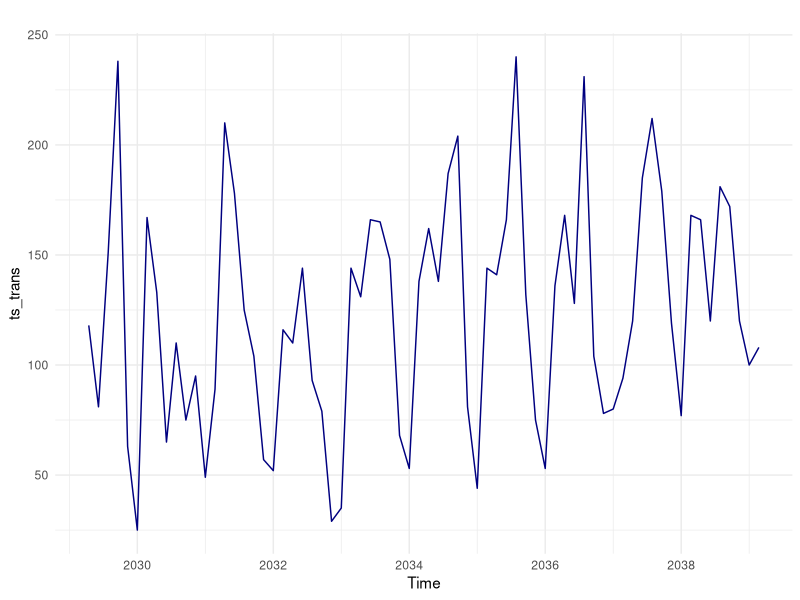
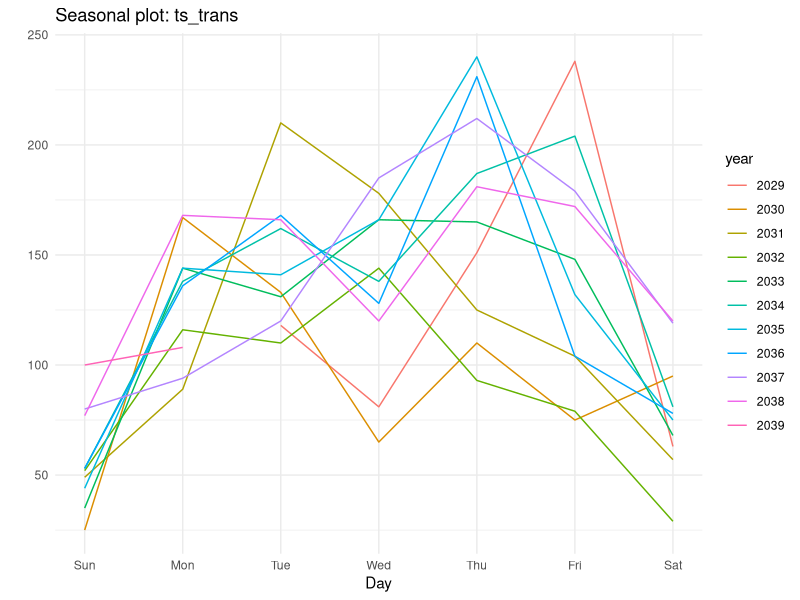
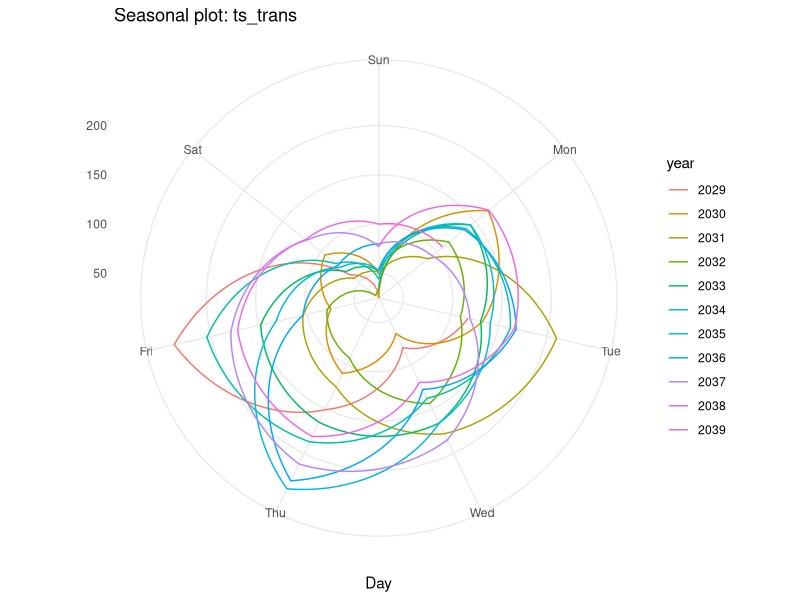
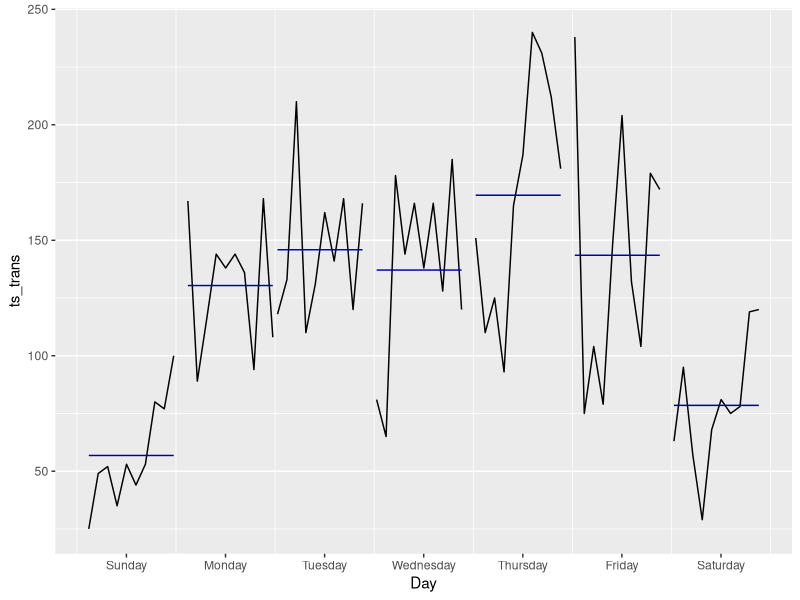
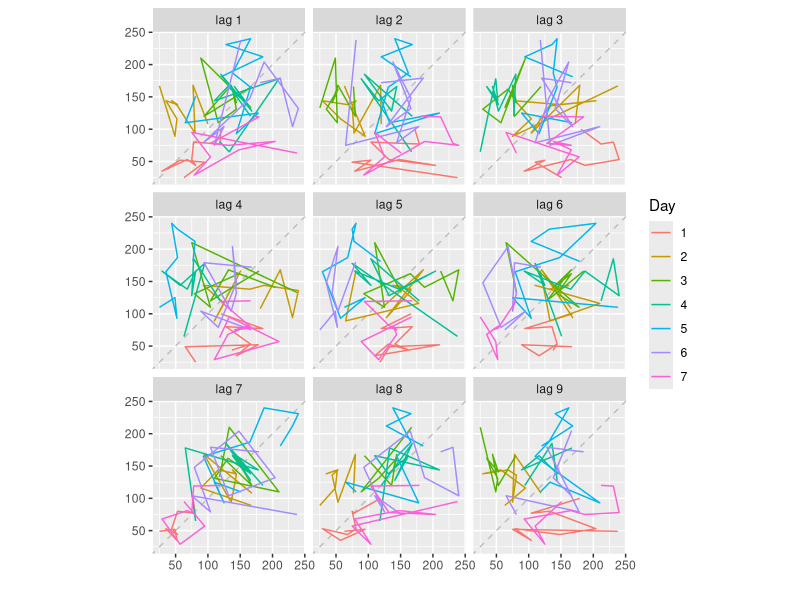
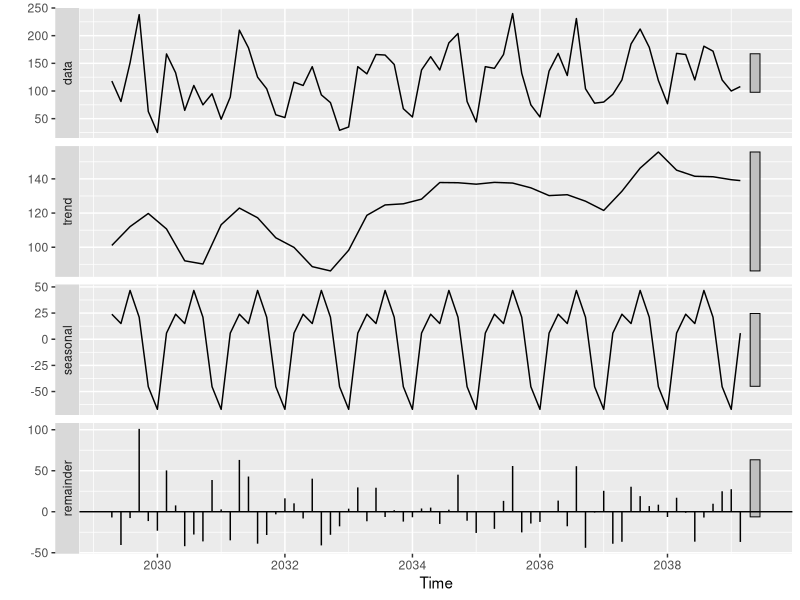
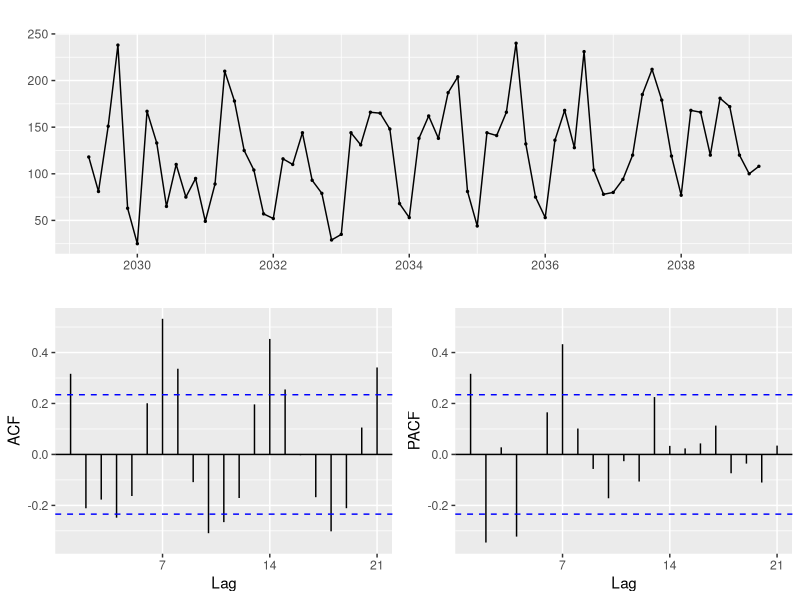
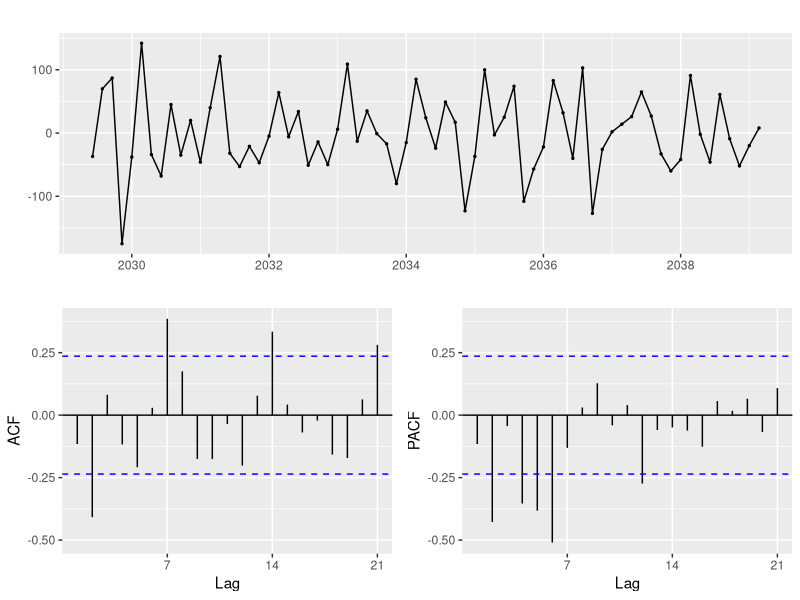

Reproduce these figures in R, in order.
## ---- chunk 1
library(ggplot2)
library(forecast)
library(dplyr)
library(lubridate)
library(purrr)
## ---- chunk 2
# read data
df_trans <- read.csv(file = 'Data/trans_all.csv', header = TRUE, stringsAsFactors = FALSE) %>% map_df(rev)
n <- nrow(df_trans)
trans60 <- df_trans[(n-69):n, 'num_trans'] %>% as.matrix()

# parse data to ts object (forecast)
# create daily times from
inds <- seq(as.Date('2020-03-06'), as.Date('2020-05-24'), by = 'day')
ts_trans <- ts(trans60, start = c(2020, as.numeric(format(inds[1], '%j'))), frequency = 7)

## ---- chunk 3
# plot time series
autoplot(ts_trans, color = 'navy') + theme_minimal()

# plot seasonality
# linear
ggseasonplot(ts_trans, season.labels = TRUE) + theme_minimal()

#polar
ggseasonplot(ts_trans, season.labels = TRUE, polar = TRUE) + theme_minimal()

# mean value by day
ggsubseriesplot(ts_trans)

#lag plots
gglagplot(ts_trans) # look all the noise except for lag 7 

# data-seasonal-trend-reminder
descomposedTS <- stl(ts_trans[,'num_trans'], s.window = 'periodic') 
descomposedTS %>% autoplot()


## ---- chunk 4
# lambda
lambda <- df_trans %>%  BoxCox.lambda(method = 'guerrero') # lambda = 1 ==> no more changes
## ---- chunk 5
# look trend
ggtsdisplay(ts_trans)


# differentiate
ts_transD <- diff(ts_trans)

# plot new trend
ggtsdisplay(ts_transD)


# function to determine number of appropiate differences
ndif <- ndiffs(ts_trans) #0 

# level
mu <- mean(ts_trans)

# new serie
ts_trans <- ts_trans - mu
## ---- chunk 6
# fast fourier transform
n <- 70 # total data
df_fft <- data.frame(coef = fft(trans60) / 70, freqindex = 1:70)

# look to the spectrum
df_fft[2:n,] %>% 
  ggplot(aes(freqindex, Mod(num_trans))) + 
  geom_line() 

# identify peaks
df_fft[ Mod(df_fft$num_trans) > 7.5 & df_fft$freqindex < n/2, 'freqindex' ] - 1

## ---- chunk 7

nff <-  function(x = NULL, n = NULL, up = 10L, plot = TRUE, add = FALSE, main = NULL, ...){
  #size of the signal
  N <- length(x)
  
  #The direct transformation
  #The first frequency is DC, the rest are duplicated
  dff <-  fft(x)
  #The time
  t <-  seq(from = 1, to = N)
  #Upsampled time
  nt <-  seq(from = 1, to = N+1-1/up, by = 1/up)
  
  #New spectrum
  ndff <-  array(data = 0, dim = c(length(nt), 1L))
  ndff[1] <-  dff[1] #Always, it's the DC component
  if(n != 0){
    ndff[2:(n+1)] <-  dff[2:(n+1)] #The positive frequencies always come first
    #The negative ones are trickier
    ndff[length(ndff):(length(ndff) - n + 1)] <-  dff[N:(N - n + 1)]
  }
  
  #The inverses
  indff <-  fft(ndff/N, inverse = TRUE) ### !
  idff <-  fft(dff/N, inverse = TRUE) ### ! N - 73
  if(plot){
    if(!add){
      plot(x = t, y = x, pch = 16L, xlab = "Time", ylab = "Measurement",
        main = ifelse(is.null(main), paste(n, "harmonics"), main))
      lines(y = Mod(idff), x = t, col = adjustcolor(1L, alpha = 0.5))
    }
    lines(y = Mod(indff), x = nt, ...)
  }
  ret <-  data.frame(time = nt, y = Mod(indff))
  return(ret)
}


## ---- chunk 8
# look different number of armonics
nff(x = trans60, n = 7L, up = 70L, col = 2L)
nff(x = trans60, n = 14L, up = 200L, col = 'navy')
nff(x = trans60, n = 20L, up = 200L, col = 'green')

## ---- chunk 9
colors <- viridis::viridis(15)
for(i in 1:15){
  ad = ifelse(i == 1, FALSE, TRUE)
  nff(x = trans60, n = i, up = 100L, col = colors[i], add = ad, main = "All waves up to 15th harmonic")
}



## ---- chunk 10
# recomended model from forecast package
fit1 <- auto.arima(ts_trans, approximation = FALSE,  stepwise = FALSE) # harder search
fit2 <- auto.arima(ts_trans) # simpler search

## ---- chunk 11
# look ACF and PACF 
ts_trans %>% diff(lag = 7) %>% ggtsdisplay()
## ---- chunk 12
# 1. ACF & PACF for residuals
fit2 %>% residuals() %>% ggtsdisplay() #looks good

# 2. Check normality
fit2 %>% checkresiduals() #p-value 0.2, ok

# 3. Look outliers
fit2 %>% residuals() %>% boxplot() # 3 outliers
fit2 %>% residuals() %>% qqnorm() # 3 outliers
fit2 %>% residuals() %>% qqline() 
## ---- chunk 13
# forecast
fit2 %>% forecast(h = 28, level = c(80,95)) %>% autoplot()


## ---- chunk 14
# intialize
plots <- list()

# take out seasonality
ts_transDS <- ts_trans %>% diff(lag = 7)

# routine to gather the best number of harmonics
for (i in 1:3){
  # fit model
  fit <- auto.arima(ts_transDS, xreg = fourier(ts_transDS, K = i), # K = i number of harmonics
                    seasonal = FALSE, lambda = 1, stepwise = FALSE, approximation = FALSE)
  
  # save plots
  plots[[i]] <- fit %>% 
                forecast(xreg = fourier(ts_transDS, K = i, h = 28)) %>% 
                autoplot() +
                xlab(paste('K=',i,'  AICc =', round(fit[['aicc']],2))) +
                ylab('') 
  
}

# plot
gridExtra::grid.arrange(
  plots[[1]],
  plots[[2]],
  plots[[3]],
  nrow = 3
)


## ---- chunk 15
# tbats model
fit3 <- ts_trans %>% tbats(use.box.cox = FALSE)

# look model
fit3

# predict
fit3 %>% forecast(h = 28, level = c(80,95)) %>% autoplot()

